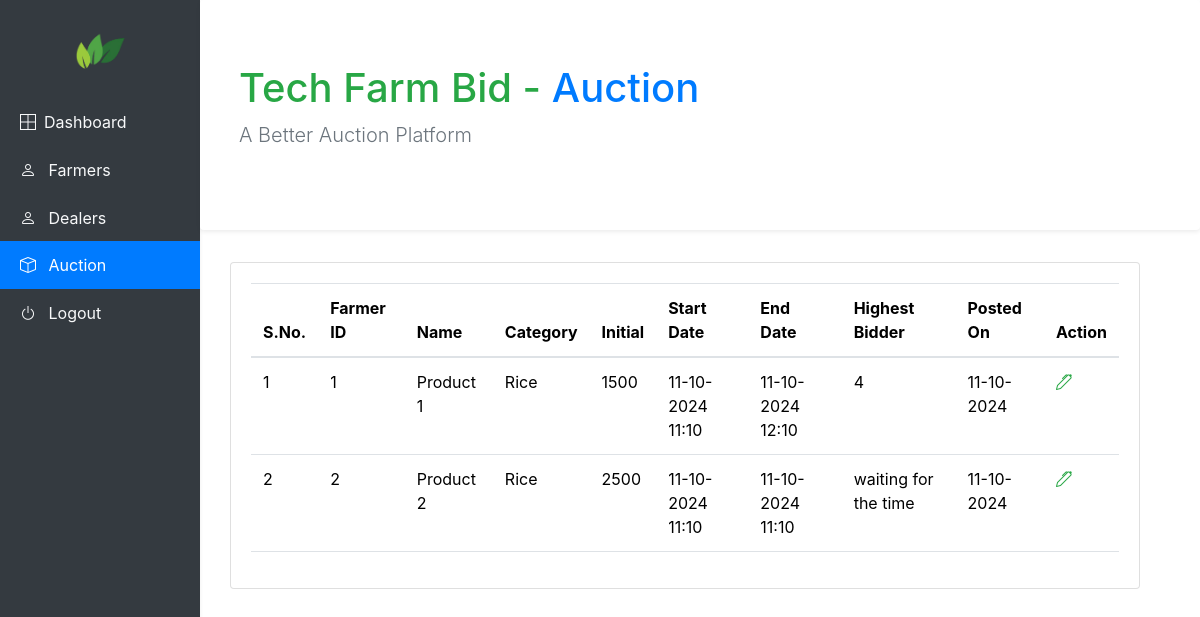
The page /admin/auction.php (signed in) on the database its author committed.
### tables this page shows
CREATE TABLE `auction_item_tbl` (
  `id` int(255) NOT NULL,
  `farmer_id` int(255) NOT NULL,
  `item_name` varchar(255) NOT NULL,
  `item_category` varchar(255) NOT NULL,
  `initial_amount` int(255) NOT NULL,
  `description` varchar(255) NOT NULL,
  `image` varchar(255) NOT NULL,
  `status` varchar(25) NOT NULL DEFAULT 'pending',
  `start_time` varchar(255) NOT NULL DEFAULT 'requested...',
  `end_time` varchar(255) NOT NULL DEFAULT 'requested...',
  `highest_bidder` varchar(255) NOT NULL DEFAULT 'waiting for the time',
  `highest_bidder_amount` bigint(20) NOT NULL,
  `created_at` timestamp NOT NULL DEFAULT current_timestamp() ON UPDATE current_timestamp()
);

### admin/auction.php (the view, shortened to what this page needs)
<?php include_once '../database/db-connection.php';
?>
<!DOCTYPE html>
<html>
<head>
	<link href="../css/bootstrap.min.css" rel="stylesheet">
	<link rel="stylesheet" type="text/css" href="https://cdn.jsdelivr.net/npm/bootstrap@4.6.0/dist/css/bootstrap.min.css">
	<link rel="stylesheet" type="text/css" href="https://cdn.jsdelivr.net/npm/bootstrap-icons@1.4.1/font/bootstrap-icons.css">
</head>
<body>
	<div class="container-fluid">
  <div class="row">
    <div class="col-md-3 col-lg-2 px-0 position-fixed h-100 bg-dark shadow-sm sidebar" id="sidebar">
      <h1 class="d-flex my-4 justify-content-center"><img src="../images/logo.png" height="50" width="50"></h1>
      <div class="list-group rounded-0 bg-dark">
        <a href="dashboard.php" class="list-group-item list-group-item-action border-0 d-flex align-items-center bg-dark text-light">
          <span class="bi bi-border-all"></span>
          <span class="ml-2">Dashboard</span>
        </a>
        <a href="farmers.php" class="list-group-item list-group-item-action border-0 align-items-center bg-dark text-light">
          <span class="bi bi-person"></span>
          <span class="ml-2">Farmers</span>
        </a>
        <a href="dealers.php" class="list-group-item list-group-item-action border-0 align-items-center bg-dark text-light">
          <span class="bi bi-person"></span>
          <span class="ml-2">Dealers</span>
        </a>
        <a href="auction.php" class="list-group-item list-group-item-action border-0 align-items-center active">
          <span class="bi bi-box"></span>
          <span class="ml-2">Auction</span>
        </a>
        <a href="logout.php" class="list-group-item list-group-item-action border-0 align-items-center bg-dark text-light">
          <span class="bi bi-power"></span>
          <span class="ml-2">Logout</span>
        </a>
      </div>
    </div>
    <div class="col-md-9 col-lg-10 ml-md-auto px-0 h-100" >
    	<div class="jumbotron jumbotron-fluid rounded bg-white border-0 shadow-sm border-left px-4">
		  <div class="container">
    		<h1 class="mb-2 text-success">Tech Farm Bid - <span class="text-primary">Auction</span></h1>
    		<p class="lead text-muted">A Better Auction Platform</p>
  			</div>
		</div>
      <main class="container-fluid">
        <div class="row container d-flex justify-content-center">
<div class="col-lg-12 grid-margin stretch-card">
              <div class="card">
                <div class="card-body">
                  <div class="table-responsive">
                    <table class="table table-hover">
                      <thead>
                        <tr>
                          <th>S.No.</th>
                          <th>Farmer ID</th>
                          <th>Name</th>
                          <th>Category</th>
                          <th>Initial</th>
                          <th>Start Date</th>
                          <th>End Date</th>
                          <th>Highest Bidder</th>
                          <th>Posted On</th>
                          <th>Action</th>
                        </tr>
                      </thead>
                      <tbody>
                                  <?php
           $sql = "SELECT * FROM auction_item_tbl";
            $result = $conn->query($sql);
            $i = 1;
            if ($result->num_rows > 0) {
              while($row = $result->fetch_assoc()) {
                      ?>
                        <tr>
                          <?php
                            $created_at = date('d-m-Y', strtotime($row['created_at']));
                            $start_time = ($row['start_time']=='requested...') ? 'requested' : date('d-m-Y H:m', strtotime($row['start_time']));
                            $end_time = ($row['end_time']=='requested...') ? 'requested' : date('d-m-Y H:m', strtotime($row['end_time']));
                          ?>
                          <td><?php echo $i; ?></td>
                          <td><?php echo $row['farmer_id'] ?></td>
                          <td><?php echo $row['item_name'] ?></td>
                          <td><?php echo $row['item_category'] ?></td>
                          <td><?php echo $row['initial_amount'] ?></td>
                          <td><?php echo $start_time;  ?></td>
                          <td><?php echo $end_time; ?></td>
                          <td><?php echo $row['highest_bidder'] ?></td>
                          <td><?php echo $created_at ?></td>
                          <td><span class="bi bi-pen text-success" data-toggle="modal" data-target="#exampleModal<?php echo $i; ?>" data-whatever="@mdo"></span></td>
                          <div class="modal fade" id="exampleModal<?php echo $i++; ?>" tabindex="-1" role="dialog" aria-labelledby="exampleModalLabel" aria-hidden="true">
                        </div>
                        </tr>
                          <?php
                          }
                        }
                          else {
                            echo "<div class='mb-3 bg-warning p-3 rounded'>No Item found !</div>";
                          }
                    ?>
                      </tbody>
                    </table>
                  </div>
                </div>
              </div>
            </div>
            </div>
      </main>
    </div>
  </div>
</div>
</body>
</html>

### rows shown on the page
auction_item_tbl: farmer "1", item_name "Product 1", item_category "Rice", initial_amount "1500", start_time "11-10-2024 11:10", end_time "11-10-2024 12:10", highest_bidder "4", created_at "11-10-2024"
auction_item_tbl: farmer "2", item_name "Product 2", item_category "Rice", initial_amount "2500", start_time "11-10-2024 11:10", end_time "11-10-2024 11:10", highest_bidder "waiting for the time", created_at "11-10-2024"
